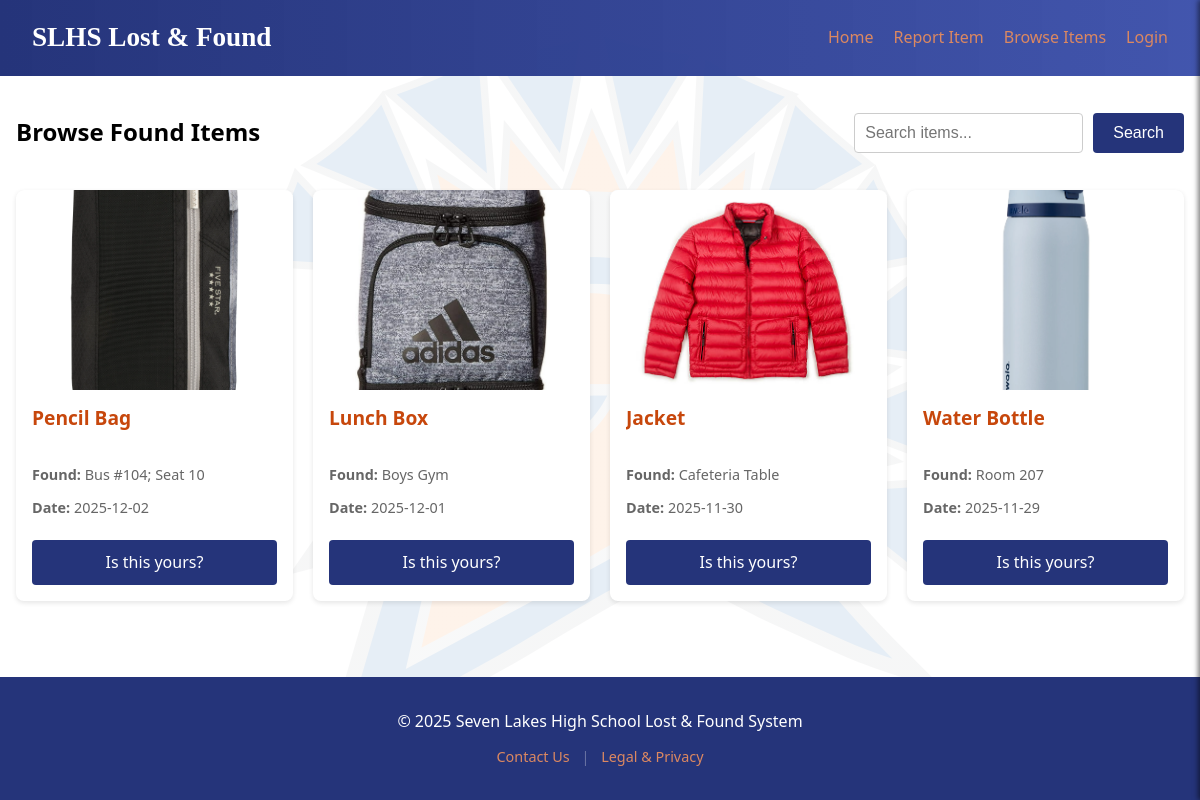
/items, run on the app's committed database.
### tables this page shows
CREATE TABLE items (
                id INTEGER PRIMARY KEY AUTOINCREMENT,
                title TEXT NOT NULL,
                description TEXT NOT NULL,
                location TEXT NOT NULL,
                date_found TEXT NOT NULL,
                contact_info TEXT NOT NULL, 
                image_file TEXT,
                status TEXT DEFAULT 'pending' 
            );

### app.py (the view)
@app.route('/items')
def items():
    query = request.args.get('q', '')
    db = get_db()
    if query:
        search_term = f"%{query}%"
        items = db.execute(
            'SELECT * FROM items WHERE status = "approved" AND (title LIKE ? OR description LIKE ? OR location LIKE ?)',
            (search_term, search_term, search_term)
        ).fetchall()
    else:
        items = db.execute('SELECT * FROM items WHERE status = "approved" ORDER BY id DESC').fetchall()
    return render_template('items.html', items=items, query=query)

### app.py (called while the page is built)
def get_db():
    db = getattr(g, '_database', None)
    if db is None:
        db = g._database = sqlite3.connect(DATABASE)
        db.row_factory = sqlite3.Row
    return db

@app.teardown_appcontext
def close_connection(exception):
    db = getattr(g, '_database', None)
    if db is not None:
        db.close()

### templates/items.html (shortened to what this page needs)
{% extends 'base.html' %}
{% block content %}
<div class="browse-header">
    <h2 class="page-title">Browse Found Items</h2>
    <div class="search-container">
        <form action="{{ url_for('items') }}" method="get" class="search-form" id="searchForm">
            <input type="text" name="q" placeholder="Search items..." value="{{ query }}">
            <button type="submit" class="btn">Search</button>
        </form>
    </div>
</div>
<div class="item-grid">
    {% for item in items %}
    <div class="item-card">
        {% if item.image_file %}
            <img src="{{ url_for('static', filename='uploads/' + item.image_file) }}" alt="{{ item.title }}" class="item-image">
        {% else %}
            <div class="item-image" style="display:flex;align-items:center;justify-content:center;color:#888;">No Photo</div>
        {% endif %}
        <div class="item-details">
            <h3 class="item-title">{{ item.title }}</h3>
            <p class="meta"><strong>Found:</strong> {{ item.location }}</p>
            <p class="meta"><strong>Date:</strong> {{ item.date_found }}</p>
            <a href="{{ url_for('item_detail', id=item.id) }}" class="btn" style="width: 100%; text-align: center; margin-top: 10px;">Is this yours?</a>
        </div>
    </div>
    {% else %}
        <p>No items found matching your criteria.</p>
    {% endfor %}
</div>
{% endblock %}

### static/style.css (style rules this page uses)
:root { --primary: #c7470c; --secondary: #25347a; --accent: #e74c3c; --light: #dc8861; --dark: #25347a; --text-color: black; --font-main: 'Segoe UI', Tahoma, Geneva, Verdana, sans-serif; --font-title: 'Georgia', 'Times New Roman', Times, serif; }
* { box-sizing: border-box; margin: 0; padding: 0; }
body { font-family: var(--font-main); color: var(--text-color); line-height: 1.6; display: flex; flex-direction: column; min-height: 100vh; overflow-x: hidden; background-image: linear-gradient(rgba(255, 255, 255, 0.90), rgba(255, 255, 255, 0.90)), url('seven_lakes_logo.png'); background-size: cover; background-position: center; background-attachment: fixed; background-repeat: no-repeat; }
input[type="text"], input[type="date"], input[type="password"], textarea, select { width: 100%; padding: 10px; border: 1px solid #ccc; border-radius: 4px; font-size: 1rem; }
button.btn, .btn { display: inline-block; background-color: var(--secondary); color: white; padding: 10px 20px; border: none; border-radius: 4px; cursor: pointer; text-decoration: none; font-size: 1rem; transition: background 0.3s; }
.item-grid { display: grid; grid-template-columns: repeat(auto-fill, minmax(250px, 1fr)); gap: 20px; margin-top: 1rem; }
.item-card { background: white; border-radius: 8px; overflow: hidden; box-shadow: 0 2px 5px rgba(0,0,0,0.1); transition: transform 0.2s; display: flex; flex-direction: column; }
.item-image { width: 100%; height: 200px; object-fit: cover; background-color: #eee; }
.item-details { padding: 1rem; display: flex; flex-direction: column; flex: 1; }
.item-title { font-size: 1.2rem; margin-bottom: 0.5rem; color: var(--primary); display: -webkit-box; -webkit-line-clamp: 2; line-clamp: 2; -webkit-box-orient: vertical; overflow: hidden; text-overflow: ellipsis; line-height: 1.3; height: 2.6em; word-break: break-word; overflow-wrap: break-word; }
.meta { font-size: 0.9rem; color: #666; margin-bottom: 10px; white-space: nowrap; overflow: hidden; text-overflow: ellipsis; display: block; }
.item-details .btn { margin-top: auto; }
.browse-header { display: flex; justify-content: space-between; align-items: center; margin-bottom: 2rem; position: relative; min-height: 50px; }
.search-form { display: flex; gap: 10px; }

### data on the page
items: image_file (picture), title "Pencil Bag", location "Bus #104; Seat 10", date_found "2025-12-02"
items: image_file (picture), title "Lunch Box", location "Boys Gym", date_found "2025-12-01"
items: image_file+title (picture), title "Jacket", location "Cafeteria Table", date_found "2025-11-30"
items: image_file (picture), title "Water Bottle", location "Room 207", date_found "2025-11-29"
